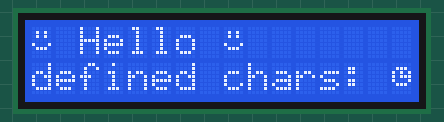
A program run on a simulated ATmega328P, built with avr-gcc and emulated at 8 MHz. Shown: 16×2 character LCD. Wiring (inferred from the signals the program sends): character LCD (HD44780): RS PD3; E PD2; data PD4, PD5, PD6, PD7.

Above: at 0.18 s.
At 0.58 s:
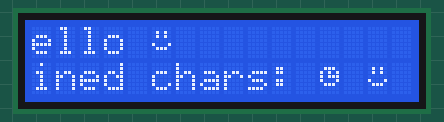
At 0.98 s:
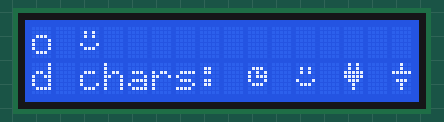
At 1.48 s:
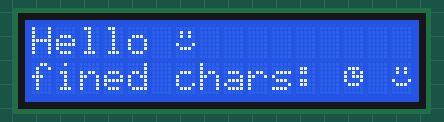
At 1.98 s:
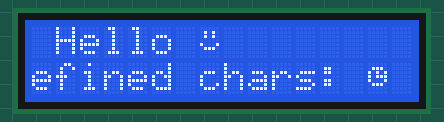

Measured:
- by itself, everything shown: repeats every 1.6 s, in 12 steps

The program:

main.cpp
```cpp
/*
 * GccApplication1.cpp
 *
 * Created: 02-Apr-19 11:38:15 PM
 * Author : anas
 */
#define F_CPU 8000000UL

#include <avr/io.h>
#include "LCD.h"
#include <util/delay.h>
#include "string.h"
#include <stdio.h>

int main(void){
	//check the header file to see all available constructors and how to use 8-bit mode if you want
	MyLCD lcd('D',7,6,5,4,3,2);					//set the pins that connect the lcd to the MCU: (connected to port D, D7 of the LCD is connected to pin 7 or PORT D, D6 of the LCD is connected to pin 6 or PORT D, D5 of the LCD is connected to pin 5 or PORT D, D4 of the LCD is connected to RS or PORT D, D7 of the LCD is connected to pin 3 or PORT D, E of the LCD is connected to pin 2 or PORT D)
	lcd.init(2,1,0);							//set up the LCD, the LCD has 2 lines, show the cursor underline , don't blink (those are the same as the default arguments so if you just called init(); it would have had the same parameter, hence same effect)

	char customChar0[] = {0,14,21,23,17,14,0,0};//clock
	char customChar1[] = {10,10,31,31,14,4,4,0};//fesha
	char customChar2[] = {4,4,31,0,14,4,4,0};	//capacitor
	char customChar3[] = {0,10,10,0,17,14,0,0};	//smiley face

	//define new graphs or characters (use this site to create the string array needed: https://www.quinapalus.com/hd44780udg.html
	uint8_t clock_handler=lcd.defineGraph(customChar0);	//clock
	uint8_t fesha_handler=lcd.defineGraph(customChar1);	//fesha
	uint8_t cap_handler  =lcd.defineGraph(customChar2);	//capacitor
	uint8_t Sface_handler=lcd.defineGraph(customChar3);	//smiley face

	lcd.clear();		//clear the display since defineGraph() misses with display
	lcd.home();			//rest display position and remove any shifts
	lcd.setCursor(0,0);	//this is useless since home() restes diplay posithion

	lcd.data();								//must tell the LCD that you'll be sending data() if you want to use writeChar() [writeChar() could be used to send command() as well]
	lcd.writeChar(Sface_handler);			//send a char to the lcd (whether this char is a command() or data() is set by thes two APIs)
	lcd.print(" Hello ");					//print a char* (this is an overloaded function that can handle char, char* and vlist)
	lcd.print(Sface_handler);				//print a char  (this is an overloaded function that can handle char, char* and vlist)
	lcd.setCursor(1,0);						//go to the first pixel of line 1 (second line)
	lcd.print("defined chars: %c %c %c %c",clock_handler,Sface_handler,fesha_handler,cap_handler);//print a vlist very much the same as printf (this is an overloaded function that can handle char, char* and vlist)
	_delay_ms(300);

    while (1)
    {
		lcd.shiftR(6,100);					//shift the visible part of the LCD 6 times to the Right with a 100ms delay between each single shift
		_delay_ms(200);
		lcd.shiftL(6,100);					//shift the visible part of the LCD 6 times to the Right with a 100ms delay between each single shift
		_delay_ms(200);

		/*
		lcd.print("size of struct:%d",sizeof(tempx));
		_delay_ms(3000);
		lcd.clear();

		lcd.print("size of char:%d",sizeof(char));
		_delay_ms(3000);
		lcd.clear();

		lcd.print("size of int:%d",sizeof(int));
		_delay_ms(3000);
		lcd.clear();

		lcd.print("size of short:%d",sizeof(short));
		_delay_ms(3000);
		lcd.clear();

		lcd.print("size of float:%d",sizeof(float));
		_delay_ms(3000);
		lcd.clear();
		*/
		/*
		_delay_ms(1000);
		x++;
		lcd.setCursor(0,0);
		lcd.print("anas: %d",x);
		*/

		/*
		lcd.print(temp);

		x++;
		if(x==15){
			x=0;
			lcd.setCursor(1,0);
		}
		temp++;
		_delay_ms(1000);
		*/
		/*
		lcd.shift(LEFT,5,100);
		//lcd.home();
		_delay_ms(3000);
		lcd.shift(RIGHT,5,200);
		//lcd.home();
		_delay_ms(3000);
		*/
		/*
		lcd.setCursor(line,temp);
		temp++;
		_delay_ms(1000);
		if(temp >15){
			temp=0;
			line=1;
		}
			*/
		//PORTD ^= _BV(3);
		//_delay_ms(1000);
		//PORTC ^= _BV(0);
		//_delay_ms(1000);
    }
}
```

LCD.cpp
```cpp
/*
 * LCD_Lib.cpp
 *
 * Created: 29-Mar-19 11:52:55 PM
 * Author : Anas Khedr
 */
//#define F_CPU 8000000UL

#include "LCD.h"
#include <avr/io.h>
#include <util/delay.h>			//for _delay_ms()
#include <string.h>				//for strlen()
#include <stdarg.h>				//for va_list
#include <stdio.h>				//for vsprintf()

#define BUFFER_SIZE 40			//each LCD display has 80 location. if it's a 2-Line LCD then 40 per-line (only 16 characters are visible per-line in 16x2 LCD)
char buffer[BUFFER_SIZE];

MyLCD::MyLCD(char Port_of_D,uint8_t D7,uint8_t D6,uint8_t D5,uint8_t D4,uint8_t RS,uint8_t E){
	_delay_ms(11);
	switch (Port_of_D)
	{
		/*	if you have different ports then you need to find their address. they are usualy in a header called iom*.h where * is the name of the MCU (for atmega328p the header is called iom328p.h)
		// all the iom*.h are located here C:\Program Files (x86)\Atmel\Studio\7.0\packs\atmel\ATmega_DFP\1.1.130\include\avr
		case 'A':
			DDRA |= _BV(RS) | _BV(E);
			//PORTA _SFR_IO8(address)
			Port_of_registers=0x05;
			break;
		*/
		case 'B':
			DDRB |= _BV(D7) | _BV(D6) | _BV(D5) | _BV(D4) | _BV(RS) | _BV(E);
			//PORTB _SFR_IO8(0x05)
			//PINB _SFR_IO8(0x03)
			Port_of_D=0x05;
			break;
		case 'C':
			DDRC |= _BV(D7) | _BV(D6) | _BV(D5) | _BV(D4) | _BV(RS) | _BV(E);
			//PORTC _SFR_IO8(0x08)
			//PINC _SFR_IO8(0x06)
			Port_of_D=0x08;
			break;
		case 'D':
			DDRD |= _BV(D7) | _BV(D6) | _BV(D5) | _BV(D4) | _BV(RS) | _BV(E);
			//PORTD _SFR_IO8(0x0B)
			//PIND _SFR_IO8(0x09)
			Port_of_D=0x0B;
			break;
	}

	pins.Port_of_D=Port_of_D;
	pins.D7=D7;
	pins.D6=D6;
	pins.D5=D5;
	pins.D4=D4;
	pins.RS=RS;
	pins.E=E;

	pins.RW_Status=0;		//0 => NOT using(issuing) read/write(RW) command/pin (only write by default)
	pins.wire_num=0;		//0 => 4-wires & 1 => 8-wires

}

MyLCD::MyLCD(char Port_of_D,uint8_t D7,uint8_t D6,uint8_t D5,uint8_t D4,uint8_t RS,uint8_t RW,uint8_t E) : MyLCD(Port_of_D,D7,D6,D5,D4,RS,E){

	_SFR_IO8(pins.Port_of_D) |= _BV(RW);
	pins.RW=RW;
	pins.RW_Status=1;		//1 => using(issuing) read/write(RW) command/pin
	pins.wire_num=0;		//0 => 4-wires & 1 => 8-wires
}

MyLCD::MyLCD(char Port_of_D,uint8_t D7,uint8_t D6,uint8_t D5,uint8_t D4,uint8_t D3,uint8_t D2,uint8_t D1,uint8_t D0,char Port_of_registers,uint8_t RS,uint8_t E){
//:MyLCD( Port_of_D, D7, D6, D5, D4, RS, E){
	_delay_ms(11);
	//if(Port_of_D == Port_of_registers) return -1; //error in Atmel328p but may work in other MCU
	switch (Port_of_D)
	{
		/*
		case 'A':
			DDRA |= _BV(RS) | _BV(E);
			//PORTA _SFR_IO8(address)
			Port_of_registers=0x05;
			break;
		*/
		case 'B':
		DDRB |= _BV(D7) | _BV(D6) | _BV(D5) | _BV(D4) | _BV(D3) | _BV(D2) | _BV(D1) | _BV(D0);
		//PORTB _SFR_IO8(0x05)
		//PINB _SFR_IO8(0x03)
		Port_of_D=0x05;
		break;
		case 'C':
		DDRC |= _BV(D7) | _BV(D6) | _BV(D5) | _BV(D4) | _BV(D3) | _BV(D2) | _BV(D1) | _BV(D0);
		//PORTC _SFR_IO8(0x08)
		//PINC _SFR_IO8(0x06)
		Port_of_D=0x08;
		break;
		case 'D':
		DDRD |= _BV(D7) | _BV(D6) | _BV(D5) | _BV(D4) | _BV(D3) | _BV(D2) | _BV(D1) | _BV(D0);
		//PORTD _SFR_IO8(0x0B)
		//PIND _SFR_IO8(0x09)
		Port_of_D=0x0B;
		break;
	}
	//-------------------------------

	switch (Port_of_registers)
		{
			/*
			case 'A':
				DDRA |= _BV(RS) | _BV(E);
				//PORTA _SFR_IO8(address)
				Port_of_registers=0x05;
				break;
			*/
			case 'B':
				DDRB |= _BV(RS) | _BV(E);
				//PORTB _SFR_IO8(0x05)
				Port_of_registers=0x05;
				break;
			case 'C':
				DDRC |= _BV(RS) | _BV(E);
				//PORTC _SFR_IO8(0x08)
				Port_of_registers=0x08;
				break;
			case 'D':
				DDRD |= _BV(RS) | _BV(E);
				//PORTD _SFR_IO8(0x0B)
				Port_of_registers=0x0B;
				break;
		}

	pins.Port_of_D=Port_of_D;
	pins.D7=D7;
	pins.D6=D6;
	pins.D5=D5;
	pins.D4=D4;
	pins.D3=D3;
	pins.D2=D2;
	pins.D1=D1;
	pins.D0=D0;

	pins.Port_of_registers=Port_of_registers;
	pins.RS=RS;
	pins.E=E;

	pins.RW_Status=0;			//0 => NOT using(issuing) read/write(RW) command/pin (only write by default)
	pins.wire_num=1;			//1 => 8-wires & 0 => 4-wires

}

MyLCD::MyLCD(char Port_of_D,uint8_t D7,uint8_t D6,uint8_t D5,uint8_t D4,uint8_t D3,uint8_t D2,uint8_t D1,uint8_t D0,char Port_of_registers,uint8_t RS,uint8_t RW,uint8_t E) \
:MyLCD(Port_of_D, D7, D6, D5, D4, D3, D2, D1, D0, Port_of_registers, RS, E){

	_SFR_IO8(pins.Port_of_D) = _BV(RW);
	pins.RW=RW;
	pins.RW_Status=1;			//1 => using(issuing) read/write(RW) command/pin
	pins.wire_num=1;			//1 => 8-wires & 0 => 4-wires
}

//----------------------------------------------------------------------------------------------------------------------------------------------

void MyLCD::send(){											//send command/data to LCD
	if(pins.wire_num){										//1 => 8-wires & 0 => 4-wires
		_SFR_IO8(pins.Port_of_registers) |= _BV(pins.E);	//E High
		//_delay_us(1000);
		_SFR_IO8(pins.Port_of_registers) &=~ _BV(pins.E);	//then E low
		//_delay_us(1000);
		_SFR_IO8(pins.Port_of_D) = 0x00;				//reset all pins D0-D7 for next use of |=
	}else{													//0 => 4-wires & 1 => 4-wires
		_SFR_IO8(pins.Port_of_D) |= _BV(pins.E);			//E High
		//_delay_us(1000);
		_SFR_IO8(pins.Port_of_D) &=~ _BV(pins.E);			//then E low
		//_delay_us(1000);
		_SFR_IO8(pins.Port_of_D) &=~ ((1<<pins.D7) | (1<<pins.D6) | (1<<pins.D5) | (1<<pins.D4)); //reset used pins D4-D7 for next use of |=
	}

}

void MyLCD::command(){
	if(pins.wire_num){					//1 => 8-wires
		_SFR_IO8(pins.Port_of_registers) &=~ _BV(pins.RS);
	}
	else{								//0 => 4-wires
		_SFR_IO8(pins.Port_of_D) &=~ _BV(pins.RS);
	}
}

void MyLCD::data(){
	if(pins.wire_num){					//1 => 8-wires
		_SFR_IO8(pins.Port_of_registers) |= _BV(pins.RS);
	}
	else{								//0 => 4-wires
		_SFR_IO8(pins.Port_of_D) |= _BV(pins.RS);
	}
}
/*		inlined, definition is in header file
void MyLCD::clear(){
	command();
	writeChar(0x1);
	_delay_us(1.64);
}

void MyLCD::home(){
	command();
	writeChar(0x2);
	_delay_ms(1.64);
}
*/
bool MyLCD::read(){
	if (pins.wire_num){		//pins.wire_num == 1 => 8-wires
		if (pins.RW_Status){	//1 => using(issuing) read/write(RW) command/pin
			_SFR_IO8(pins.Port_of_registers) |= _BV(pins.RW);	//set RW pin to 1 to read
			//the user should select what is he\she is reading data\command and its address

			send();												//send command to LCD

			pins.buffer = _SFR_IO8(pins.Port_of_D-2);			//read from PINx where x is the port you selected and store value in buffer
			return 0;
		}
		else{					//0 => NOT using(issuing) read/write(RW) command/pin
			//error pins.RW_Status cant be 0, that means you only write
			return 1;
		}
	}
	return 0;
}

void MyLCD::writeChar(char buffer){	//write data on D7-D4 or D7-D0 (according to 4\8-wire mode) without using E(enable pin) "without invoking send();"
	pins.buffer=buffer;
	if (pins.wire_num){			//pins.wire_num == 1 => 8-wires
		if (pins.RW_Status){	//1 => using(issuing) read/write(RW) command/pin

			_SFR_IO8(pins.Port_of_registers) &=~ _BV(pins.RW);	//reset RW pin to 0 to write
			//the user should select what is he\she is reading data\command and its address
			//fullWrite();
			//send();
		}
		else{					//0 => NOT using(issuing) read/write(RW) command/pin
			//the user should select what is he\she is reading data\command and its address
		}
		fullWrite();
		send();
		/*
		_SFR_IO8(pins.Port_of_D) = pins.buffer;					//output the command\data on the pins of D7-D0
		_SFR_IO8(pins.Port_of_registers) |= _BV(pins.E);		//E high
		_delay_us(1000);
		_SFR_IO8(pins.Port_of_registers) &=~ _BV(pins.E);		//the E low
		*/
	}
	else{														//pins.wire_num == 0 => 4-wires
		if(pins.RW_Status){										//1 => using(issuing) read/write(RW) command/pin
			_SFR_IO8(pins.Port_of_registers) &=~ _BV(pins.RW);	//reset RW pin to 0 to write
		}
		else{													//0 => NOT using(issuing) read/write(RW) command/pin
				//no need to reset RW since you're not using RW
		}
		upperWrite();
		send();
		lowerWrite();
		send();
	}

	//_SFR_IO8(pins.Port_of_D) = 0x00;		//reset the PORT cuz |= will keep the pin 1		"send() clears it insted"
}

void MyLCD::upperWrite(){
	if(pins.buffer & _BV(7))
		_SFR_IO8(pins.Port_of_D) |= _BV(pins.D7);
	if(pins.buffer & _BV(6))
		_SFR_IO8(pins.Port_of_D) |= _BV(pins.D6);
	if(pins.buffer & _BV(5))
		_SFR_IO8(pins.Port_of_D) |= _BV(pins.D5);
	if(pins.buffer & _BV(4))
		_SFR_IO8(pins.Port_of_D) |= _BV(pins.D4);

}

void MyLCD::lowerWrite(){
	if(pins.wire_num){								//pins.wire_num == 1 => 8-wires
		if(pins.buffer & _BV(3))
		_SFR_IO8(pins.Port_of_D) |= _BV(pins.D3);
		if(pins.buffer & _BV(2))
		_SFR_IO8(pins.Port_of_D) |= _BV(pins.D2);
		if(pins.buffer & _BV(1))
		_SFR_IO8(pins.Port_of_D) |= _BV(pins.D1);
		if(pins.buffer & _BV(0))
		_SFR_IO8(pins.Port_of_D) |= _BV(pins.D0);
	}
	else{											//pins.wire_num == 0 => 4-wires
		pins.buffer = pins.buffer <<4;
		upperWrite();
	}

}
/*		inlined, definition is in header file
void MyLCD::fullWrite(){
	upperWrite();
	lowerWrite();
}
*/
void MyLCD::printString(char*__restrict str, int8_t n){

	data();
	for(size_t i=0;i<n;i++){
		writeChar(str[i]);
	}
}

void MyLCD::print(const char* format, ...){
	va_list arguments;
	va_start(arguments,format);

	int8_t n = vsprintf(buffer,format,arguments);
	va_end(arguments);

	printString(buffer,n);
}
/*		inlined, definition is in header file
void MyLCD::print(char *__restrict str){
	printString(str);
}

void MyLCD::print(char ch){
	data();
	writeChar(ch);
}
*/

/*------xxxx-------	i decided that overloading init() is not necessary and i't better if i used default parameters insted (i forgot i was using C++ when i created this)
void MyLCD::init(uint8_t Lines){
	Lines--;
	char fun_set = 0b00110000;  //this is the default command "function set"
	fun_set |= Lines<<3 | pins.wire_num<<4;
	_SFR_IO8(pins.Port_of_D) = fun_set;
	send();
	clear();
}
*/
void MyLCD::init(uint8_t Lines,bool Cursor,bool Blink,bool Resolution){	//C is Cursor underline on\off and B is Blink on\off
	Lines--;
	char fun_set = 0b00100000;  //this is the default command "function set"
	char display = 0b00001100;  //this is the default command "Display on\off & cursor" with display set on
	fun_set |= Lines<<3 | pins.wire_num<<4 | Resolution<<2;
	display |= Cursor<<1 | Blink<<0;
	command();
	if(!pins.wire_num){			//pins.wire_num == 0 => 4-wires
		_SFR_IO8(pins.Port_of_D) |= _BV(5);	//this is the function set command for choosing 4-bit mode
		send();
	}
	writeChar(fun_set);
	_delay_ms(4.1);
	writeChar(display);
	_delay_ms(4.1);
	clear();
	_delay_ms(4.1);
	//writeDirecion(0,0,0);		//this is set by default
	//send();
}


void MyLCD::setCursor(bool Line,uint8_t address){
	address += Line*(0x40);			//0x40 is the start address of Line 2
	command();
	writeChar(address|0x80);		//0x80 which is 0b10000000 to tell the LCD that this is display address command

}

void MyLCD::shift(uint8_t direction, uint8_t num, short delay){
	if(direction){
		direction = 0x18;						//0x18 which is 0b00011000 to tell the LCD to shift the addresses left one time
	}
	else if(direction==0){
		direction = 0x1C;						//0x1C which is 0b00011100 to tell the LCD to shift the addresses right one time
	}

	uint8_t i;
	command();

	for(i=0;i<num;i++){
		writeChar(direction);					//write the binary for Right or Left (whatever user chose) to D7-D4,0
		for(short i=1;i<delay;i+=10){
			_delay_ms(10);
		}
	}
}
/*		inlined, definition is in header file
void MyLCD::shiftL(uint8_t num, short delay){
	shift(LEFT,num,delay);
}

void MyLCD::shiftR(uint8_t num, short delay){
	shift(RIGHT,num,delay);
}
*/
void MyLCD::displayShift(char fixedStartAddress, bool line, bool direction){
	setCursor(line,fixedStartAddress);
	command();
	if(direction){
		writeChar(0b00000111);
	}
	else{
		writeChar(0b00000110);
	}
}

void MyLCD::writeDirection(char startAddress/* =0x00 */, bool Line/* =0 */, bool direction/* =LtoR */){
	setCursor(Line,startAddress);
	command();
	if(direction){
		writeChar(0b0110);
	}
	else{
		writeChar(0b0100);
		/* This sites the visible part of the display to be the left part(from 0x18 to 0x27)
		if(startAddress == ENDADDRESS)
			shiftR(0x18,0);
		*/
	}
}


uint8_t MyLCD::defineGraph(char * graph, int8_t address/* =-1 */){	//again this is C++ not C so plain old  restrict doesn't work, i need to use  __restrict__ . See: http://gcc.gnu.org/onlinedocs/gcc/Restricted-Pointers.html
	static uint8_t idx=0x40;		//this is the first address we can save a new char in
	if(address != -1){
		idx = 0x40 | address*8;
	}

	if(idx >= 0x80){				//you have defined 8 new characters which is the max number on new characters that can be defined
		//return -1;				//return error (0xff)
	}

	command();
	writeChar(idx);

	data();
	for(uint8_t i=0; i<8;i++){
		writeChar(graph[i]);
		//_delay_ms(100);
	}

	idx+=8;
	return (idx-0x40)/8 -1;				//return the handler which you can use to print the char you defined
}
```

Source omitted: LCD.h (5573 bytes)
